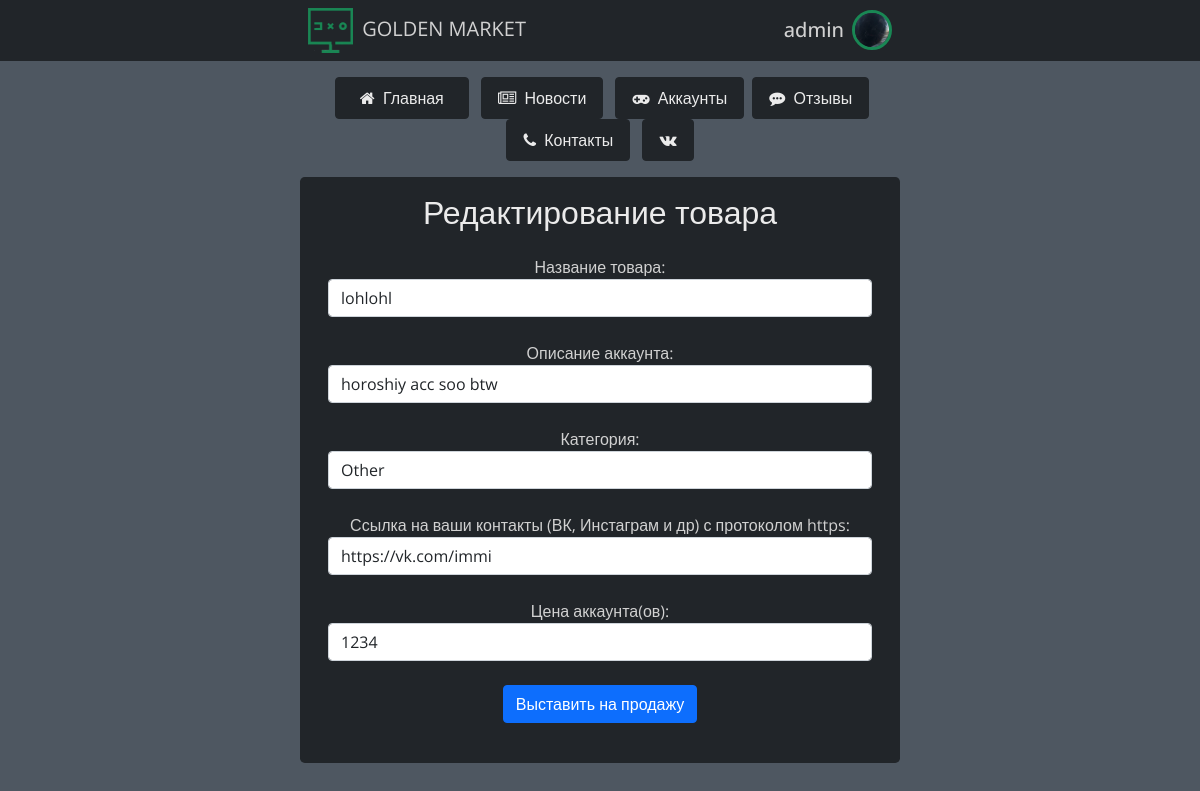
Page /edit_acc/2 (signed in) on the earlier database version.
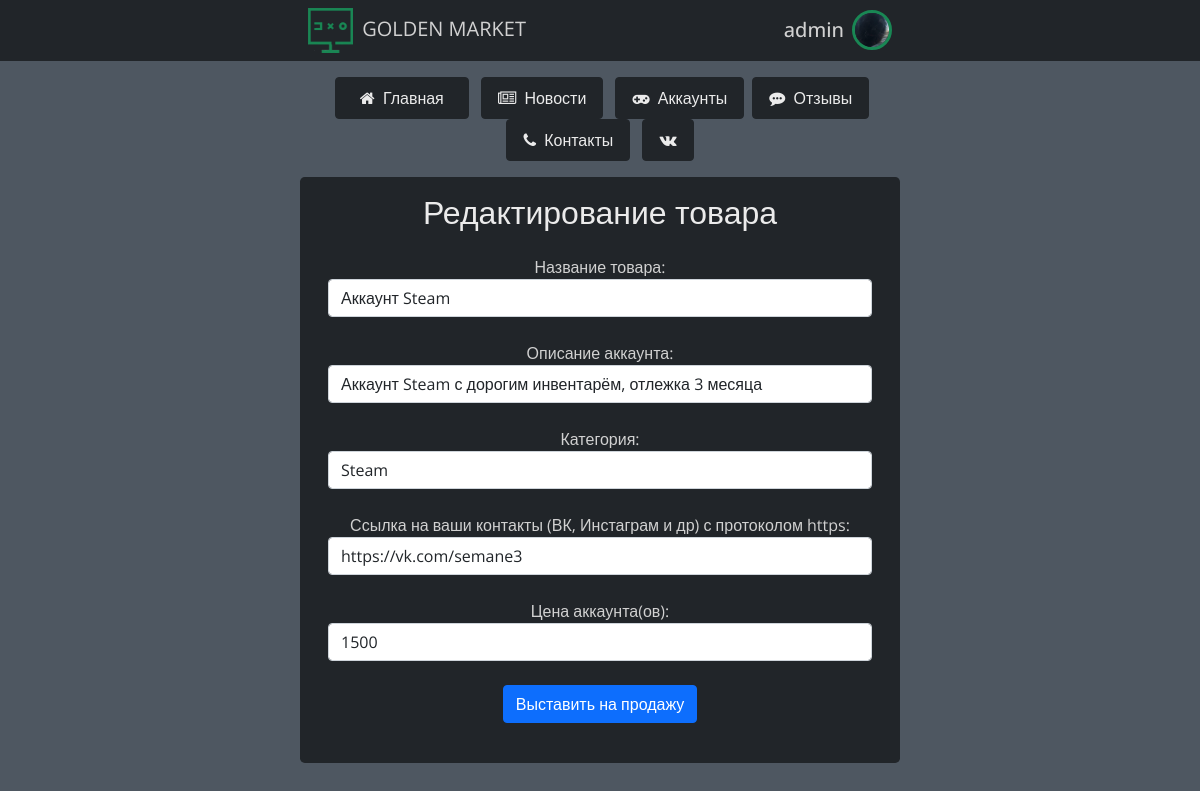
Same page on the later database version.
### data/accounts.py (models this page shows)
class Accounts(SqlAlchemyBase, UserMixin):  # таблица аккаунтов
    __tablename__ = 'accounts'
    id = sqlalchemy.Column(sqlalchemy.Integer, primary_key=True, autoincrement=True, unique=True)
    created_date = sqlalchemy.Column(sqlalchemy.DateTime,
                                     default=datetime.datetime.now)
    title = sqlalchemy.Column(sqlalchemy.String)
    type = sqlalchemy.Column(sqlalchemy.String)
    price = sqlalchemy.Column(sqlalchemy.String)
    link = sqlalchemy.Column(sqlalchemy.String)
    user_name = sqlalchemy.Column(sqlalchemy.String)
    about_acc = sqlalchemy.Column(sqlalchemy.String)
    user_id = sqlalchemy.Column(sqlalchemy.Integer,
                                sqlalchemy.ForeignKey("users.id"))
    user = orm.relation('User')

### main.py (the view, shortened to what this page needs)
@app.route('/edit_acc/<int:edit_acc_id>', methods=['GET', 'POST'])
@login_required
def edit_item(edit_acc_id):
    form = MarketForm()  # создание формы
    if request.method == 'GET':
        session = db_session.create_session()
        account_session = \
            session.query(accounts.Accounts).filter(accounts.Accounts.id == edit_acc_id).first()
        if account_session:  # если аккаунт существует, отображаем его данные в форме
            form.name.data = account_session.title
            form.category.data = account_session.type
            form.link.data = account_session.link
            form.price.data = account_session.price
            form.about.data = account_session.about_acc
        else:  # если аккаунт не существует, выбрасываем ошибку 404
            abort(404)
    return render_template('add_acc.html', form=form,
                           name=current_user.name,
                           photo='/'.join(current_user.photo.split('/')[1:]),
                           is_photo=current_user.is_photo, title='Редактирование товара',
                           edit=True)

### forms/edit.py
class MarketForm(FlaskForm):  # форма маркета
    name = StringField('Название товара:')
    category = SelectField('Категория:',
                           choices=[('VK', 'VK'), ('Steam', 'Steam'),
                                    ('Instagram', 'Instagram'), ('Origin', 'Origin'),
                                    ('Mail', 'Mail'), ('Other', 'Other')])
    about = StringField('Описание аккаунта:')
    price = StringField('Цена аккаунта(ов):')
    link = StringField('Ссылка на ваши контакты (ВК, Инстаграм и др) с протоколом https:')
    submit = SubmitField('Выставить на продажу')

### data/db_session.py (called while the page is built)
def create_session() -> Session:
    global __factory
    return __factory()

### main.py (called while the page is built)
@login_manager.user_loader  # функция загрузки пользователя
def load_user(user_id):
    db_sess = db_session.create_session()
    return db_sess.query(User).get(user_id)

### templates/add_acc.html (shortened to what this page needs)
{% extends "base.html" %}
{% block content %}
<div class="container w-50 bg-dark rounded-3 mt-3 p-3 text-center">
    {% if edit %}
    <h2 class="simple-btn">Редактирование товара</h2>
    {% else %}
    <h2 class="simple-btn">Добавление товара</h2>
    {% endif %}
    <form action="" method="post">
        <div class="mx-auto p-0">
            <div class="container-fluid my-4">
                {{ form.name.label }}
                {{ form.name(class="form-control", placeholder='Название аккаунта') }}
            </div>
            <div class="container-fluid my-4">
                {{ form.about.label }}
                {{ form.about(class="form-control", placeholder='Описание акканута') }}
            </div>
            <div class="container-fluid my-4">
                {{ form.category.label }}
                {{ form.category(class="form-control") }}
            </div>
            <div class="container-fluid my-4">
                {{ form.link.label }}
                {{ form.link(class="form-control", placeholder='Ссылка для связи') }}
            </div>
            <div class="container-fluid my-4">
                {{ form.price.label }}
                {{ form.price(class="form-control", placeholder='Цена') }}
            </div>
            <div class="container-fluid my-4">
                {{ form.submit(type="submit", class="btn btn-primary") }}
            </div>
        </div>
    </form>
</div>
{% endblock %}

Differences in the rows shown:
changed Accounts: link "https://vk.com/immi" → "https://vk.com/semane3"; price "1234" → "1500"
Other differences:
form field name: "lohlohl" → "Аккаунт Steam"
form field about: "horoshiy acc soo btw" → "Аккаунт Steam с дорогим инвентарём, отлежка 3 месяца"
form field category: "Other" → "Steam"
